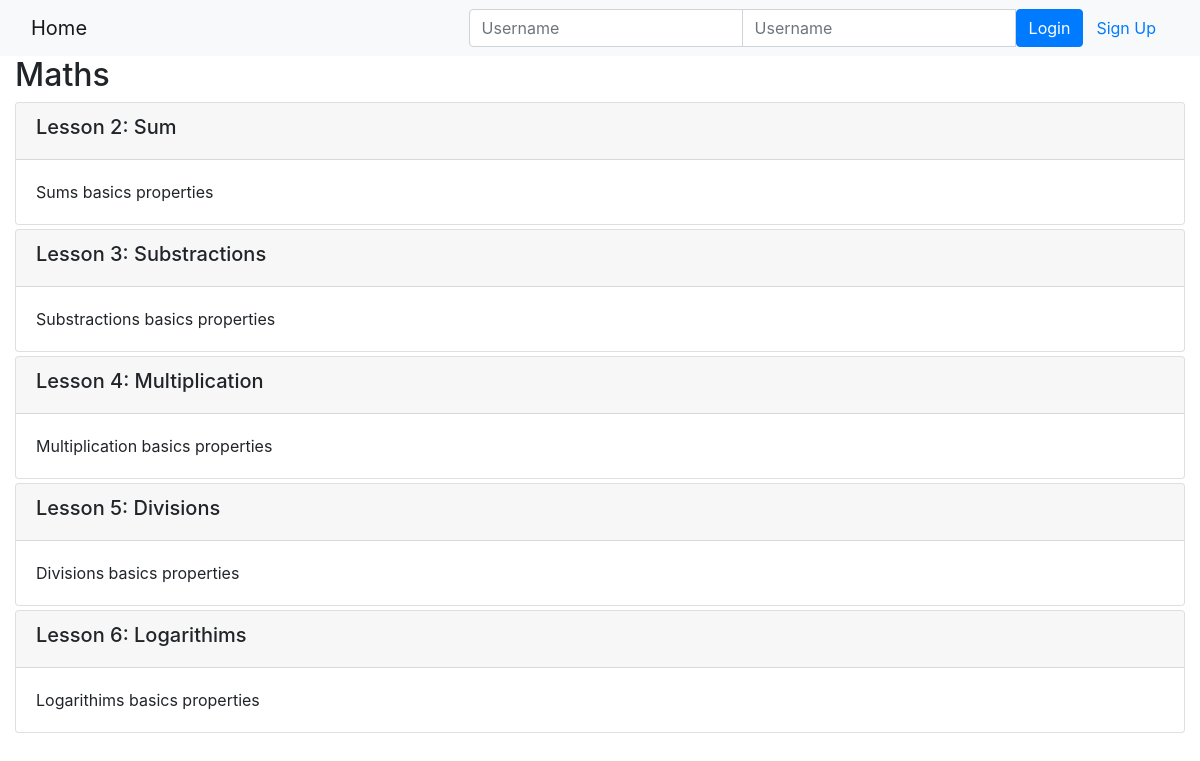
Screenshot of /onlinecourse/1 with the database file from the repository.
### onlinecourse/models.py (models this page shows, shortened)
class Course(models.Model):
    name = models.CharField(null=False, max_length=30, default='online course')
    image = models.ImageField(upload_to='course_images/')
    description = models.CharField(max_length=1000)
    pub_date = models.DateField(null=True)
    instructors = models.ManyToManyField(Instructor)
    users = models.ManyToManyField(settings.AUTH_USER_MODEL, through='Enrollment')
    total_enrollment = models.IntegerField(default=0)
    is_enrolled = False

class Lesson(models.Model):
    title = models.CharField(max_length=200, default="title")
    order = models.IntegerField(default=0)
    course = models.ForeignKey(Course, on_delete=models.CASCADE)
    content = models.TextField()

### onlinecourse/views.py (the view)
# urls.py: path('<int:pk>', views.CourseDetailView.as_view(), name='course_details'),
class CourseDetailView(generic.DetailView):
    model = Course
    template_name = 'onlinecourse/course_detail_bootstrap.html'

### onlinecourse/templates/onlinecourse/course_detail_bootstrap.html (shortened to what this page needs)
<!DOCTYPE html>
<html lang="en">
<head>
     {% load static %}
    <link rel="stylesheet" href="https://maxcdn.bootstrapcdn.com/bootstrap/4.5.2/css/bootstrap.min.css">
</head>
<body>
    <nav class="navbar navbar-light bg-light">
        <div class="container-fluid">
            <div class="navbar-header">
                  <a class="navbar-brand" href="{% url 'onlinecourse:index' %}">Home</a>
            </div>
            <ul class="nav navbar-nav navbar-right">
                {% if user.is_authenticated %}
                <li>
                    <a class="btn btn-link" href="#">{{ user.first_name }}({{ user.username }})</a>
                    <a class="btn btn-link" href="{% url 'onlinecourse:logout' %}">Logout</a>
                </li>
                {% else %}
                <li>
                    <form class="form-inline" action="{% url 'onlinecourse:login' %}" method="post">
                        <div class="input-group">
                            <input type="text" class="form-control" placeholder="Username" name="username" >
                            <input type="password" class="form-control" placeholder="Username" name="psw" >
                            <button class="btn btn-primary" type="submit">Login</button>
                            <a class="btn btn-link" href="{% url 'onlinecourse:registration' %}">Sign Up</a>
                        </div>
                    </form>
                </li>
                {% endif %}
            </ul>
        </div>
    </nav>
    <div class="container-fluid">
            <h2>{{ course.name }}</h2>
            <div class="card-columns-vertical">
                {% for lesson in course.lesson_set.all %}
                    <div class="card mt-1">
                        <div class="card-header"><h5>Lesson {{lesson.order|add:1}}: {{lesson.title}}</h5></div>
                        <div class="card-body">{{lesson.content}}</div>
                    </div>
                {% endfor %}
            </div>
    </div>
</body>
</html>

### rows the page displays
Course: name "Maths"
Lesson: order|add "2", title "Sum", content "Sums basics properties"
Lesson: order|add "3", title "Substractions", content "Substractions basics properties"
Lesson: order|add "4", title "Multiplication", content "Multiplication basics properties"
Lesson: order|add "5", title "Divisions", content "Divisions basics properties"
Lesson: order|add "6", title "Logarithims", content "Logarithims basics properties"
